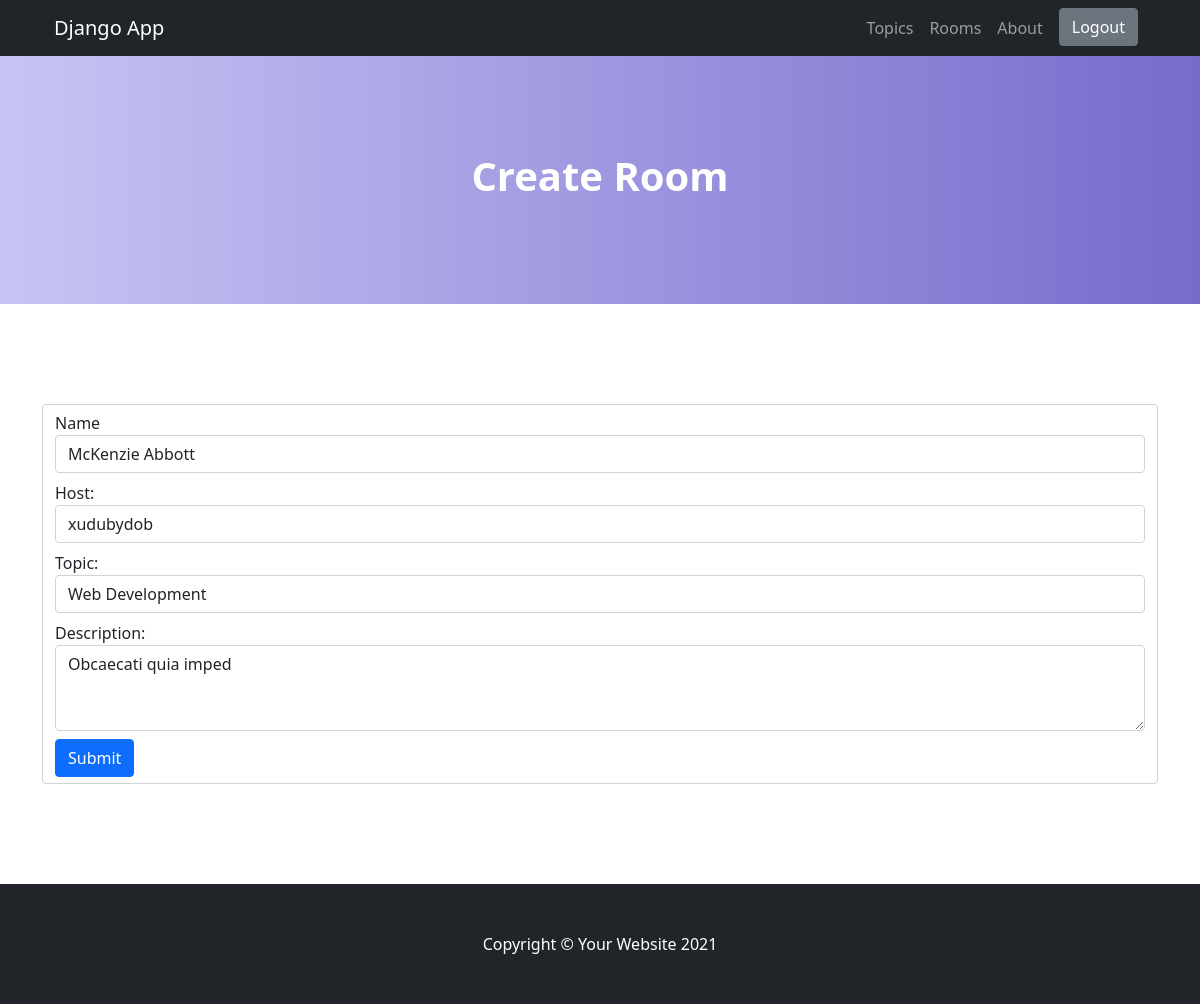
The page /update-room/16/ (signed in) on the database its author committed.
### base/models.py (models this page shows, shortened)
class Room(models.Model):
    host = models.ForeignKey(User, on_delete=models.SET_NULL, null=True)
    topic = models.ForeignKey(Topic, on_delete=models.SET_NULL, null=True)
    name = models.CharField(max_length=200)
    description = models.TextField(null=True, blank=True)
    created_at = models.DateTimeField(auto_now_add=True)
    updated_at = models.DateTimeField(auto_now=True)
    class Meta:
        ordering = ['-updated_at', '-created_at']

class Topic(models.Model):
    name = models.CharField(max_length=200)
    created_at = models.DateTimeField(auto_now_add=True)
    updated_at = models.DateTimeField(auto_now=True)
    def __str__(self):
        return self.name

### base/views.py (the view)
# urls.py: path('update-room/<str:id>/', views.updateRoom, name="update-room"),
@login_required(login_url="login")
def updateRoom(request, id):
  room = Room.objects.get(id=id)
  form = RoomForm(instance=room)
  if request.method == 'POST':
    form = RoomForm(request.POST, instance=room)
    if form.is_valid():
      form.save()
      return redirect('rooms')
  context = {'form': form}
  return render(request, 'base/room/add_edit_form.html', context)

### base/forms.py
class RoomForm(ModelForm):
    class Meta:
        model = Room
        fields = '__all__'

### base/templates/base/room/add_edit_form.html (shortened to what this page needs)
{% extends 'main.html' %}
{% block  content%}
    <header class="bg-primary bg-gradient text-white">
        <div class="container px-4 text-center">
            <h1 class="fw-bolder">Create Room</h1>
        </div>
    </header>
    <section class="container" id="room-cards">
        <form method="POST" class="form-control" action="">
            <div class="form-group form-label">
                <label for="name">Name</label>
                <input type="text" class="form-control {% if form.name.errors %}is-invalid{% endif %}" name="name" value="{{form.name.value | default_if_none:""}}" id="name" placeholder="Enter Room Name">
            </div>
            <div class="form-group form-label">
                <label for="host">{{form.host.label_tag | title}}</label>
                <select class="form-control {% if form.host.errors %}is-invalid{% endif %}" name="host" id="host">
                    {% for val in form.host %}
                        {{val}}
                    {% endfor %}
                </select>
            </div>
            <div class="form-group form-label ">
                <label for="topic">{{form.topic.label_tag | title}}</label>
                <select class="form-control {% if form.topic.errors %}is-invalid{% endif %}" name="topic" id="topic">
                    {% for val in form.topic %}
                        {{val}}
                    {% endfor %}
                </select>
            </div>
            <div class="form-group form-label">
                <label for="description">{{form.description.label_tag | title}}</label>
                <textarea class="form-control" id="description" name="description" rows="3">{{form.description.value | default_if_none:""}}</textarea>
            </div>
            <button type="submit" class="btn btn-primary">Submit</button>
        </form>
    </section>
{% endblock content %}

### rows shown on the page
Room: name "McKenzie Abbott", host "xudubydob", topic "Web Development", description "Obcaecati quia imped"
